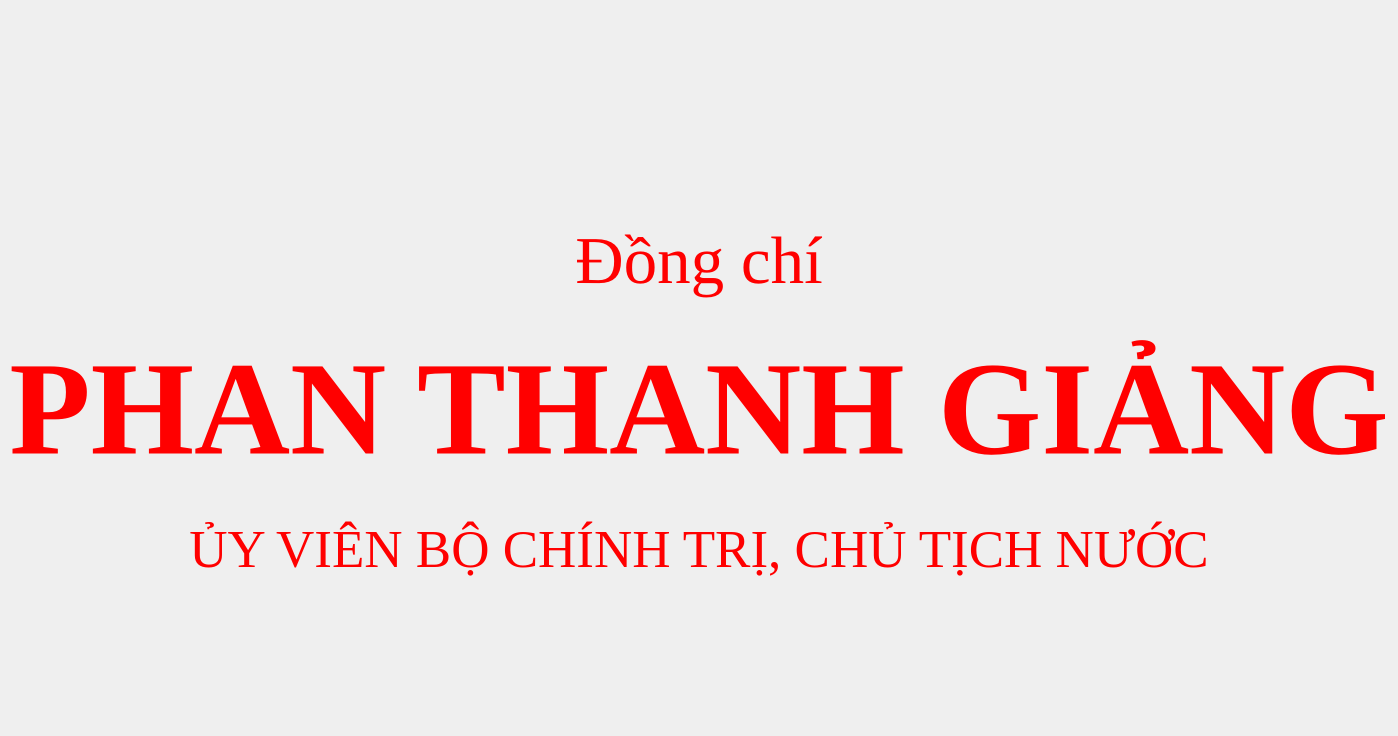
<?xml version="1.0" encoding="UTF-8"?>
<ui version="4.0">
 <class>MainWindow</class>
 <widget class="QMainWindow" name="MainWindow">
  <property name="geometry">
   <rect>
    <x>0</x>
    <y>0</y>
    <width>1248</width>
    <height>736</height>
   </rect>
  </property>
  <property name="windowTitle">
   <string>BangTenDienTu</string>
  </property>
  <property name="styleSheet">
   <string notr="true">background-image: url(:/images/bangten.png);</string>
  </property>
  <widget class="QWidget" name="centralwidget">
   <layout class="QVBoxLayout" name="verticalLayout">
    <item>
     <widget class="QLabel" name="logo">
      <property name="statusTip">
       <string/>
      </property>
      <property name="styleSheet">
       <string notr="true">background: transparent;</string>
      </property>
      <property name="frameShape">
       <enum>QFrame::NoFrame</enum>
      </property>
      <property name="frameShadow">
       <enum>QFrame::Plain</enum>
      </property>
      <property name="lineWidth">
       <number>0</number>
      </property>
      <property name="text">
       <string/>
      </property>
      <property name="textFormat">
       <enum>Qt::AutoText</enum>
      </property>
      <property name="pixmap">
       <pixmap>qh.png</pixmap>
      </property>
      <property name="scaledContents">
       <bool>false</bool>
      </property>
      <property name="alignment">
       <set>Qt::AlignBottom|Qt::AlignHCenter</set>
      </property>
      <property name="margin">
       <number>3</number>
      </property>
     </widget>
    </item>
    <item>
     <widget class="QLabel" name="dong_1">
      <property name="sizePolicy">
       <sizepolicy hsizetype="Preferred" vsizetype="Fixed">
        <horstretch>0</horstretch>
        <verstretch>0</verstretch>
       </sizepolicy>
      </property>
      <property name="font">
       <font>
        <family>Times New Roman</family>
        <pointsize>50</pointsize>
       </font>
      </property>
      <property name="contextMenuPolicy">
       <enum>Qt::NoContextMenu</enum>
      </property>
      <property name="styleSheet">
       <string notr="true">background: transparent;
color: rgb(255, 0, 0);</string>
      </property>
      <property name="text">
       <string>Đồng chí</string>
      </property>
      <property name="scaledContents">
       <bool>false</bool>
      </property>
      <property name="alignment">
       <set>Qt::AlignBottom|Qt::AlignHCenter</set>
      </property>
      <property name="wordWrap">
       <bool>false</bool>
      </property>
     </widget>
    </item>
    <item>
     <widget class="QLabel" name="dong_2">
      <property name="font">
       <font>
        <family>Times New Roman</family>
        <pointsize>100</pointsize>
        <weight>75</weight>
        <bold>true</bold>
       </font>
      </property>
      <property name="styleSheet">
       <string notr="true">background: transparent;
color: rgb(255, 0, 0);</string>
      </property>
      <property name="text">
       <string>PHAN THANH GIẢNG</string>
      </property>
      <property name="alignment">
       <set>Qt::AlignCenter</set>
      </property>
     </widget>
    </item>
    <item>
     <widget class="QLabel" name="dong_3">
      <property name="font">
       <font>
        <family>Times New Roman</family>
        <pointsize>40</pointsize>
       </font>
      </property>
      <property name="styleSheet">
       <string notr="true">background: transparent;
color: rgb(255, 0, 0);</string>
      </property>
      <property name="text">
       <string>ỦY VIÊN BỘ CHÍNH TRỊ, CHỦ TỊCH NƯỚC</string>
      </property>
      <property name="alignment">
       <set>Qt::AlignHCenter|Qt::AlignTop</set>
      </property>
     </widget>
    </item>
   </layout>
  </widget>
 </widget>
 <resources>
  <include location="resource.qrc"/>
 </resources>
 <connections/>
</ui>
